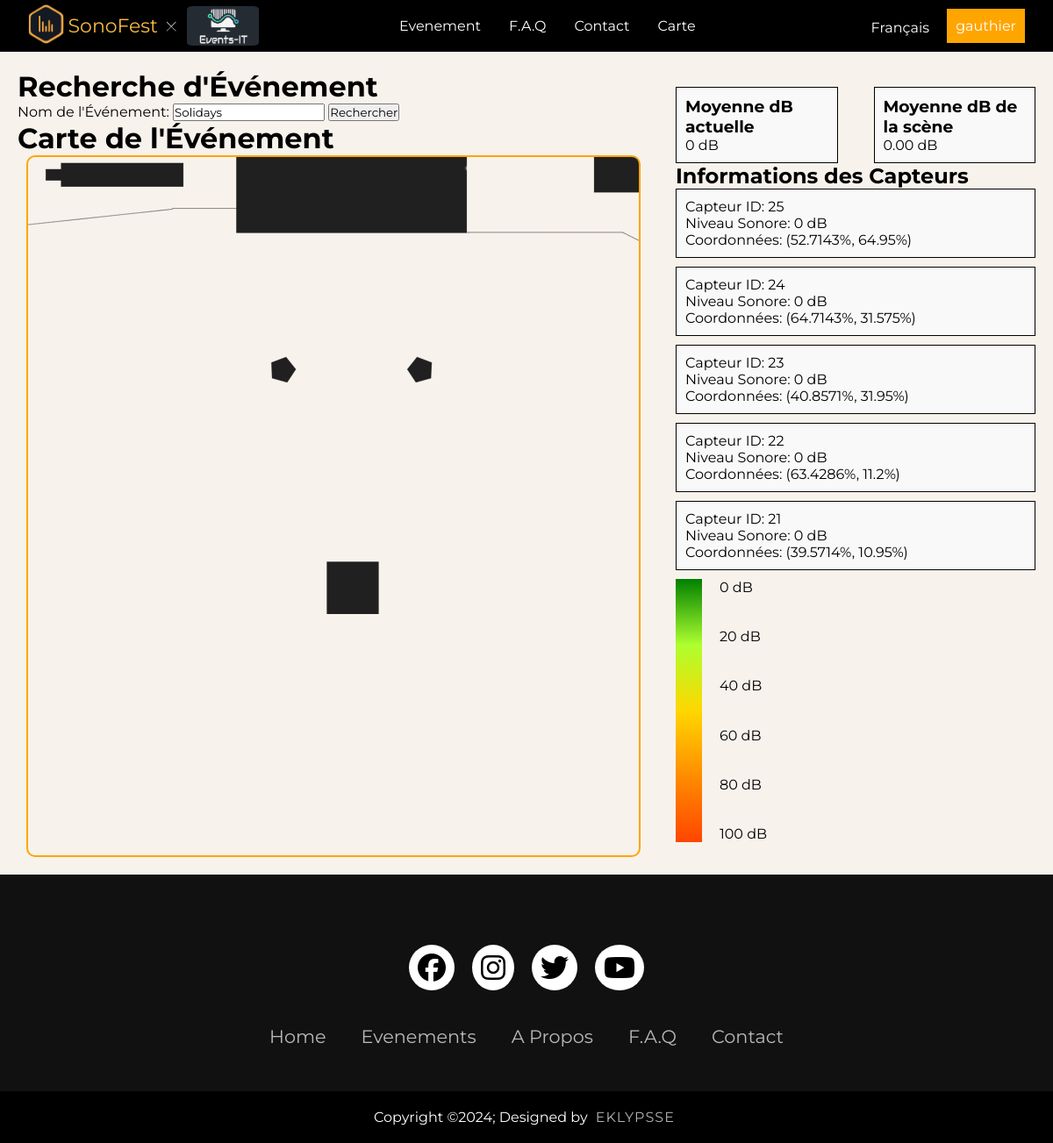
/WEBSITE/Front/HTML/Carte.php?event_name=Solidays (signed in), run on the app's committed database.
### tables this page shows
CREATE TABLE IF NOT EXISTS `cartes_evenements` (
  `id` int NOT NULL AUTO_INCREMENT,
  `evenement_id` int DEFAULT NULL,
  `map_image` varchar(255) DEFAULT NULL,
  PRIMARY KEY (`id`),
  KEY `idx_event_id` (`evenement_id`)
);

CREATE TABLE IF NOT EXISTS `capteurs` (
  `id` int NOT NULL AUTO_INCREMENT,
  `carte_evenement_id` int DEFAULT NULL,
  `x_coordinate` float DEFAULT NULL,
  `y_coordinate` float DEFAULT NULL,
  `sound_level` float DEFAULT NULL,
  PRIMARY KEY (`id`),
  KEY `idx_carte_evenement_id` (`carte_evenement_id`)
);

### WEBSITE/Front/HTML/Carte.php (the view, shortened to what this page needs)
<?php
$servername = "db";
$username = "root";
$password = "";
$dbname = "espace_membres";
try {
    $conn = new PDO("mysql:host=$servername;dbname=$dbname", $username, $password);
    $conn->setAttribute(PDO::ATTR_ERRMODE, PDO::ERRMODE_EXCEPTION);
} catch(PDOException $e) {
    die("Échec de la connexion : " . $e->getMessage());
}
$event_name = isset($_GET['event_name']) ? $_GET['event_name'] : '';
$evenement_id = null;
$map = null;
$capteurs = [];
if (!empty($event_name)) {
    $event_name = htmlspecialchars($event_name);
    $query = "SELECT e.id as evenement_id, c.id as carte_id, c.map_image
              FROM evenements e
              JOIN cartes_evenements c ON e.id = c.evenement_id
              WHERE e.nom = :event_name";
    $stmt = $conn->prepare($query);
    $stmt->bindParam(':event_name', $event_name, PDO::PARAM_STR);
    $stmt->execute();
    $result = $stmt->fetch(PDO::FETCH_ASSOC);
    if ($result) {
        $evenement_id = $result['evenement_id'];
        $map = ['id' => $result['carte_id'], 'map_image' => $result['map_image']];
        $capteurs_query = "SELECT * FROM capteurs WHERE carte_evenement_id = :carte_id";
        $capteurs_stmt = $conn->prepare($capteurs_query);
        $capteurs_stmt->bindParam(':carte_id', $map['id'], PDO::PARAM_INT);
        $capteurs_stmt->execute();
        $capteurs = $capteurs_stmt->fetchAll(PDO::FETCH_ASSOC);
    } else {
        echo "Événement ou carte non trouvé.";
    }
}
?>
<!DOCTYPE html>
<html lang="en">
<head>
    <link rel="stylesheet" href="../CSS/carte.css">
</head>
<body>
    <?php include 'header.php'; ?>
    <div class="content-container">
        <div class="left-panel">
            <h1>Recherche d'Événement</h1>
            <form action="carte.php" method="get">
                <label for="event_name">Nom de l'Événement:</label>
                <input type="text" id="event_name" name="event_name" value="<?php echo htmlspecialchars($event_name ?? ''); ?>" required>
                <button type="submit">Rechercher</button>
            </form>
            <?php if (!empty($event_name) && $evenement_id && $map): ?>
                <h1>Carte de l'Événement</h1>
                <div id="map-container" style="position: relative;">
                    <img id="festival-map" src="<?php echo $map['map_image']; ?>" alt="Carte de l'événement">
                </div>
            <?php endif; ?>
        </div>
        <div class="right-panel">
            <div class="average-info">
                <div id="current-average">
                    <h3>Moyenne dB actuelle</h3>
                    <p id="current-average-value">0 dB</p>
                </div>
                <div id="overall-average">
                    <h3>Moyenne dB de la scène</h3>
                    <p id="overall-average-value">0 dB</p>
                </div>
            </div>
            <h2>Informations des Capteurs</h2>
            <div id="capteurs-info">
                <?php if (is_array($capteurs) && count($capteurs) > 0): ?>
                    <?php foreach ($capteurs as $capteur): ?>
                        <div class="sensor-info" data-sensor-id="<?php echo $capteur['id']; ?>">
                            <p>Capteur ID: <?php echo $capteur['id']; ?></p>
                            <p>Niveau Sonore: <?php echo $capteur['sound_level']; ?> dB</p>
                            <p>Coordonnées: (<?php echo $capteur['x_coordinate']; ?>%, <?php echo $capteur['y_coordinate']; ?>%)</p>
                        </div>
                    <?php endforeach; ?>
                <?php else: ?>
                    <p>Aucun capteur trouvé.</p>
                <?php endif; ?>
            </div>
            <div style="display: flex; align-items: center;">
                <div id="color-scale"></div>
                <div id="color-scale-labels">
                    <span>0 dB</span>
                    <span>20 dB</span>
                    <span>40 dB</span>
                    <span>60 dB</span>
                    <span>80 dB</span>
                    <span>100 dB</span>
                </div>
            </div>
        </div>
    </div>
    <?php include 'footer.php'; ?>
</body>
</html>

### WEBSITE/Front/HTML/header.php (shortened to what this page needs)
<!DOCTYPE html>
<html>
<head>
    <link rel="stylesheet"  href="https://cdnjs.cloudflare.com/ajax/libs/font-awesome/6.5.1/css/all.min.css" />
    <link rel="stylesheet" href="../CSS/header.css">
</head>
<body>
<header>
    <div class="logos">
        <div class="logoEklypsse">
            <img src="../Images/logo.png">
        </div>
        <a href="Home.php" style="margin-left:5px;font-size:22px;color:rgb(249, 186, 68);">SonoFest</a>
        <img src="../Images/logo_eventIT_app.png">
    </div>
    <ul class="liens">
        <li><a href="Evenement.php">Evenement</a></li>
        <li><a href="FAQ.php">F.A.Q</a></li>
        <li><a href="Contact.php">Contact</a></li>
        <?php
            if(isset($_SESSION['pseudo'])) {
                echo '<li><a href="Carte.php">Carte</a></li>';
            }
        ?>
    </ul>
    <div class="menu-lang">
        <div class="selected-lang">
            Français
        </div>
    </div>
<div class="action-btn-container">
        <?php if(isset($_SESSION['id'])) : ?>
            <div class="dropdown">
                <button class="dropbtn"><?php echo $_SESSION['pseudo']; ?></button>
            </div>
        <?php else : ?>
            <a href="connexion.php" class="action_btn">Se connecter / S'inscrire</a>
        <?php endif; ?>
    </div>
</header>
</body>
</html>

### WEBSITE/Front/HTML/footer.php (shortened to what this page needs)
<!DOCTYPE html>
<html lang="en">
<head>
    <link rel="stylesheet" href="../CSS/footer.css">
    <link rel="stylesheet" href="https://cdnjs.cloudflare.com/ajax/libs/font-awesome/6.5.1/css/all.min.css" />
</head>
<body>
    <footer>
    <div class="footerContainer">
        <div class="socialIcons">
            <a href=""><i class="fa-brands fa-facebook"></i></a>
            <a href=""><i class="fa-brands fa-instagram"></i></a>
            <a href=""><i class="fa-brands fa-twitter"></i></a>
            <a href=""><i class="fa-brands fa-youtube"></i></a>
        </div>
        <div class="footerNav">
            <ul><li><a href="Home.php">Home</a></li>
                <li><a href="Evenement.php">Evenements</a></li>
                <li><a href="APropos.php">A Propos</a></li>
                <li><a href="FAQ.php">F.A.Q</a></li>
                <li><a href="Contact.php">Contact</a></li>
            </ul>
        </div>
    </div>
    <div class="footerBottom">
        <p>Copyright &copy;2024; Designed by <span class="designer">Eklypsse</span></p>
    </div>
</footer>
</body>
</html>

### WEBSITE/Front/CSS/carte.css (style rules this page uses)
body { background: rgba(233, 216, 196, 0.308); }
#map-container { display: flex; justify-content: flex-start; margin-left: 10px; width: 700px; height: 800px; border-radius: 10px; }
#festival-map { width: 700px; height: 800px; object-fit: cover; border: 2px solid orange; border-radius: 10px; }
.content-container { display: flex; justify-content: space-between; }
.left-panel, .right-panel { flex: 1; padding: 20px; }
#color-scale { width: 30px; height: 300px; background: linear-gradient(to top, rgb(255, 69, 0), rgb(255, 140, 0), rgb(255, 215, 0), rgb(173, 255, 47), rgb(0, 128, 0)); margin-right: 20px; }
#color-scale-labels { display: flex; flex-direction: column; justify-content: space-between; height: 300px; }
.sensor-info { border: 1px solid #000; padding: 10px; margin-bottom: 10px; background-color: #f9f9f9; }
.average-info { display: flex; justify-content: space-between; margin-top: 20px; }
.average-info div { border: 1px solid #000; padding: 10px; width: 45%; background-color: #f9f9f9; }

### WEBSITE/Front/CSS/header.css (style rules this page uses)
* { font-family: "Montserrat", sans-serif; }
.liens li { list-style: none; }
header a { text-decoration: none; color: #ffff; font-size: 1rem; }
header { position: relative; padding: 0 2rem; background-color: black; width: 100%; height: 59px; display: flex; align-items: center; justify-content: space-between; }
header .logos { flex-grow: 1; display: block; display: flex; align-items: center; height: 50px; }
header .logos img { height: 45px; border-radius: 8%; }
header .logos svg { width: 4%; margin: 0 8px; }
header .liens { display: flex; flex-grow: 1; gap: 2rem; }
.menu-lang { margin-top: 5px; margin-right: 20px; position: relative; }
.selected-lang { cursor: pointer; color: #ffff; display: flex; justify-content: space-between; line-height: 2; width: 110px; }
.selected-lang:before { content: ''; display: block; width: 32px; height: 32px; background-image: url(https://flagsapi.com/FR/flat/32.png); }

### WEBSITE/Front/CSS/footer.css (style rules this page uses)
* { padding: 0; margin: 0; box-sizing: border-box; }
footer { background-color: #111; width: 100%; }
.footerContainer { width: 100%; padding: 70px 30px 20px ; }
.socialIcons { display: flex; flex-direction: row; justify-content: center; }
.socialIcons a { text-decoration: none; padding: 10px; background-color: white; margin: 10px; border-radius: 50%; }
.socialIcons a i { font-size: 2em; color: black; opacity: 0,9; }
.footerNav { margin: 30px 0; }
.footerNav ul { display: flex; justify-content: center; list-style-type: none; }
.footerNav ul li a { color:white; margin: 20px; text-decoration: none; font-size: 1.3em; opacity: 0.7; transition: 0.5s; }
.footerBottom { background-color: #000; padding: 20px; text-align: center; }
.footerBottom p { color: white; }
.designer { opacity: 0.7; text-transform: uppercase; letter-spacing: 1px; font-weight: 400; margin: 0px 5px; }

### WEBSITE/Front/HTML/header.php (style rules this page uses)
.dropdown { position: relative; display: inline-block; }
.dropbtn { background-color: orange; color: white; padding: 10px; font-size: 16px; border: none; cursor: pointer; }

### data on the page
cartes_evenements: map_image (picture)
capteurs: id "25", sound_level "0", x_coordinate "52.7143", y_coordinate "64.95"
capteurs: id "24", sound_level "0", x_coordinate "64.7143", y_coordinate "31.575"
capteurs: id "23", sound_level "0", x_coordinate "40.8571", y_coordinate "31.95"
capteurs: id "22", sound_level "0", x_coordinate "63.4286", y_coordinate "11.2"
capteurs: id "21", sound_level "0", x_coordinate "39.5714", y_coordinate "10.95"

### other printed values
$_SESSION['pseudo'] "gauthier"
